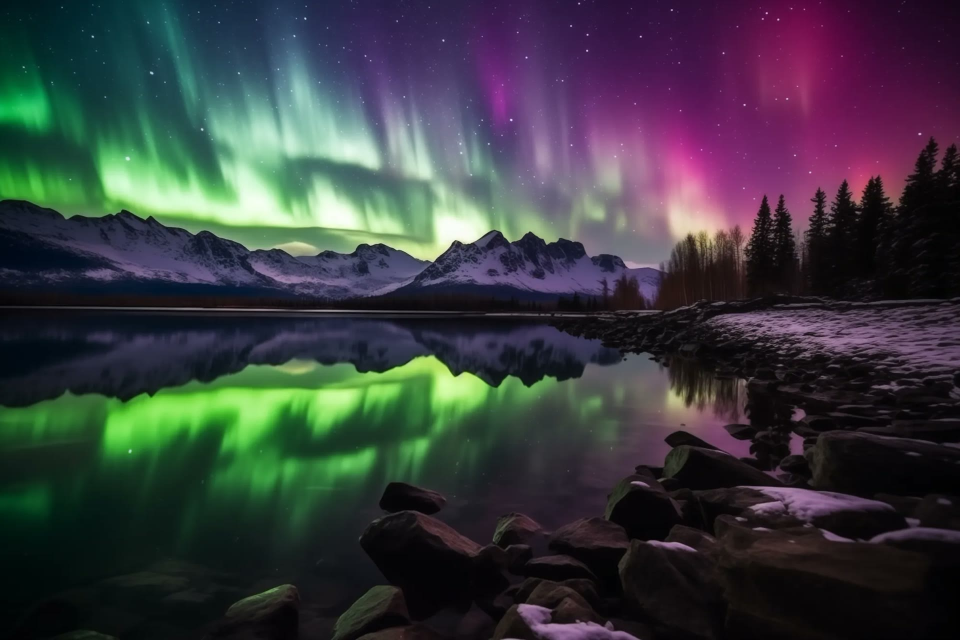
#> input picture recipes/r12-denoise/assets/img/aurora-over-crystal-lake-borealis.jpg, 1920 x 1280 px, given in place of demo-banner.jpg, which was not available (shown at 1/2 size)
$ python table.py ../../r12-denoise/assets/img/aurora-over-crystal-lake-borealis.jpg
#> lines starting #> are read from the running program, lines starting #| are printed output that depends on the picture; pictures that were not available may be replaced by others from this repository, and a replacement may not be noted
"""The one table for R29 Seamless: the clock of every scene on a 112 bpm grid, the pour, the seams and the beat each
one snaps on, the posting order, the tool morphs, the upload that springs back, the title, and five colours taken from
the photo for the palette. The film reads assets/table.js, the score reads bake/table.json.
Usage: python bake/table.py  (or --vertical <project> for the 9:16 cut's table)"""
import json, os, sys
from PIL import Image

ROOT = os.path.dirname(os.path.dirname(os.path.abspath(__file__)))
VERT = "--vertical" in sys.argv
OUTDIR = sys.argv[sys.argv.index("--vertical") + 1] if VERT else ROOT
FPS, BPM, DUR = 30, 112, 32.0
BEAT = 60 / BPM                                   # 0.5357 s
q = lambda b: round(b * BEAT, 4)

T = {
    "pour": [0.0, q(9)],          # a drop falls into a pool, the photo surfaces as it settles
    "cut": [q(9), q(20)],         # seams draw a 3x3 grid, stretch into necks and snap on the beat
    "post": [q(20), q(30)],       # the tiles hop into a profile grid in posting order, then melt seamless
    "tools": [q(30), q(43)],      # the liquid morphs through five tools
    "device": [q(43), q(50)],     # an upload tries to pull a drop out of the browser; it springs back
    "title": q(50),
    "end": DUR,
}

# ---------------- I · the pour
fall = [q(1), q(3)]                               # the drop falls and hits the pool
surface = [q(4.5), q(8)]                          # the photo surfaces as the ripples die

# ---------------- II · the cut: four seams, each drawn, stretched and snapped on its own beat
draw = [q(10), q(12)]
SEAMS = [{"axis": "x", "i": 1, "snap": q(13)}, {"axis": "x", "i": 2, "snap": q(14)},
         {"axis": "z", "i": 1, "snap": q(15)}, {"axis": "z", "i": 2, "snap": q(16)}]
numbers = [q(17), q(19.5)]

# ---------------- III · posted: post 1 is the bottom-right tile, then leftwards and upwards
ORDER = [(2 - j % 3, 2 - j // 3) for j in range(9)]   # (col, row), row 0 at the top
posts = [q(21 + j) for j in range(9)]
melt = [q(29.25), q(30)]

# ---------------- IV · five tools, each a shape the liquid takes on the beat
TOOLS = [{"name": "Carousel", "t": q(30)}, {"name": "Covers", "t": q(32.5)}, {"name": "Palette", "t": q(35)},
         {"name": "Resize", "t": q(37.5)}, {"name": "QR Code", "t": q(40)}, {"name": "Grid Maker", "t": q(42)}]
resize = [q(38), q(38.75), q(39.5)]               # 1:1, 4:5, 9:16

# ---------------- V · on your device
tray = [q(43), q(44)]
pull = [q(45), q(47)]                             # stretched up to the window's edge
snap = q(47)                                      # and back
labels = [q(45), q(46.5), q(48)]

# ---------------- VI · title
gather = [q(50), q(52)]
mark = q(53)
line = q(54)

# five colours from the photo, for the palette (median cut, sorted dark to light)
img = Image.open(os.path.join(ROOT, "assets", "img", "demo-banner.jpg")).convert("RGB").resize((180, 240))
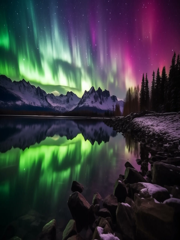
#> img: PIL image 180x240 RGB; mean R, G, B 57, 59.6, 62.7
pal = img.quantize(colors=5, method=Image.Quantize.MEDIANCUT).getpalette()[:15]
#> pal = [131, 185, 128, 86, 102, 99, 59, 56, 74, 50, 25, 48, 10, 13, 15]
PALETTE = sorted([pal[i:i + 3] for i in range(0, 15, 3)], key=lambda c: sum(c))
#> PALETTE = [[10, 13, 15], [50, 25, 48], [59, 56, 74], [86, 102, 99], [131, 185, 128]]
PALETTE = ["#%02x%02x%02x" % tuple(c) for c in PALETTE]
#> PALETTE = ['#0a0d0f', '#321930', '#3b384a', '#566663', '#83b980']

impacts = [fall[1]] + [s["snap"] for s in SEAMS] + posts + [snap, mark]
table = {"fps": FPS, "beat": BEAT, "bpm": BPM, "dur": DUR, "T": T, "fall": fall, "surface": surface, "draw": draw,
         "seams": SEAMS, "numbers": numbers, "order": ORDER, "posts": posts, "melt": melt, "tools": TOOLS,
         "resize": resize, "tray": tray, "pull": pull, "snap": snap, "labels": labels, "gather": gather, "mark": mark,
         "line": line, "palette": PALETTE, "impacts": impacts, "vert": VERT}
os.makedirs(os.path.join(OUTDIR, "assets"), exist_ok=True)
open(os.path.join(OUTDIR, "assets", "table.js"), "w", encoding="utf-8").write("window.TABLE = " + json.dumps(table) + ";\n")
if not VERT:
    json.dump(table, open(os.path.join(ROOT, "bake", "table.json"), "w", encoding="utf-8"), indent=1)
print(json.dumps(T)); print("palette", PALETTE)

$ run again, on recipes/r12-denoise/assets/img/beautiful-colorful-fantasy-beta-fish-black.jpg
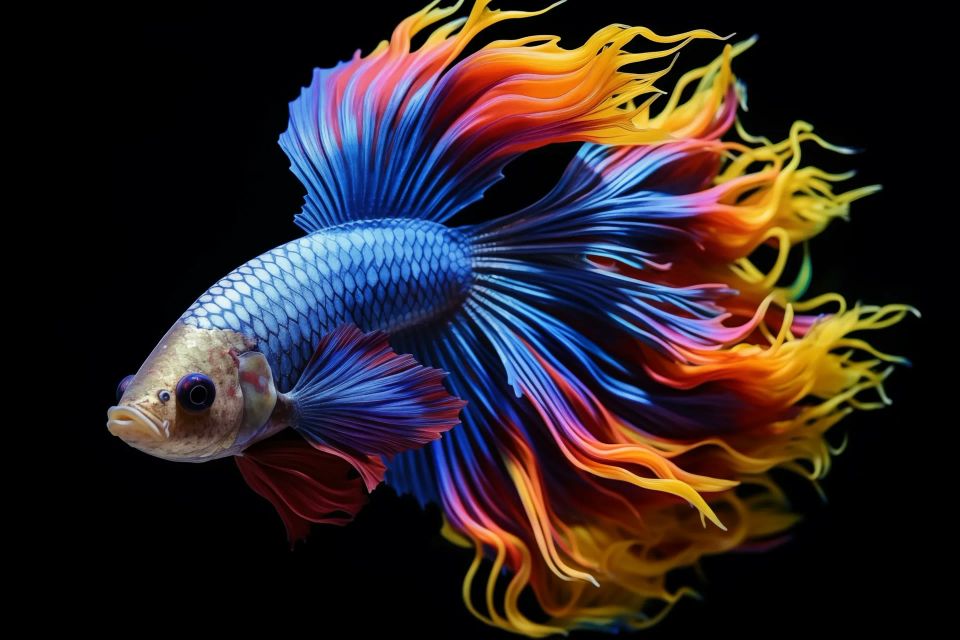
#> input picture recipes/r12-denoise/assets/img/beautiful-colorful-fantasy-beta-fish-black.jpg, 1920 x 1280 px, given in place of demo-banner.jpg, which was not available (shown at 1/2 size)
#> `img = Image.open(os.path.join(ROOT, "assets", "img", "demo-banner.jpg"..`:
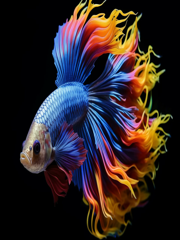
#> img: PIL image 180x240 RGB; mean R, G, B 47.3, 37, 37.8
#> pal = [141, 123, 111, 45, 23, 36, 8, 1, 2, 0, 0, 2, 0, 0, 0]
#> `PALETTE = sorted([pal[i:i + 3] for i in range(0, 15, 3)], key=lambda c..`: PALETTE = [[0, 0, 0], [0, 0, 2], [8, 1, 2], [45, 23, 36], [141, 123, 111]]
#> `PALETTE = ["#%02x%02x%02x" % tuple(c) for c in PALETTE]`: PALETTE = ['#000000', '#000002', '#080102', '#2d1724', '#8d7b6f']
